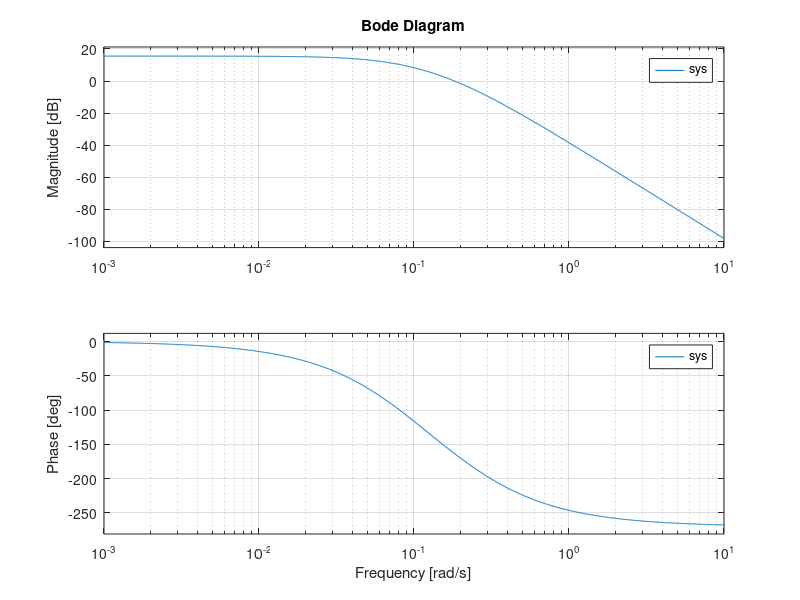
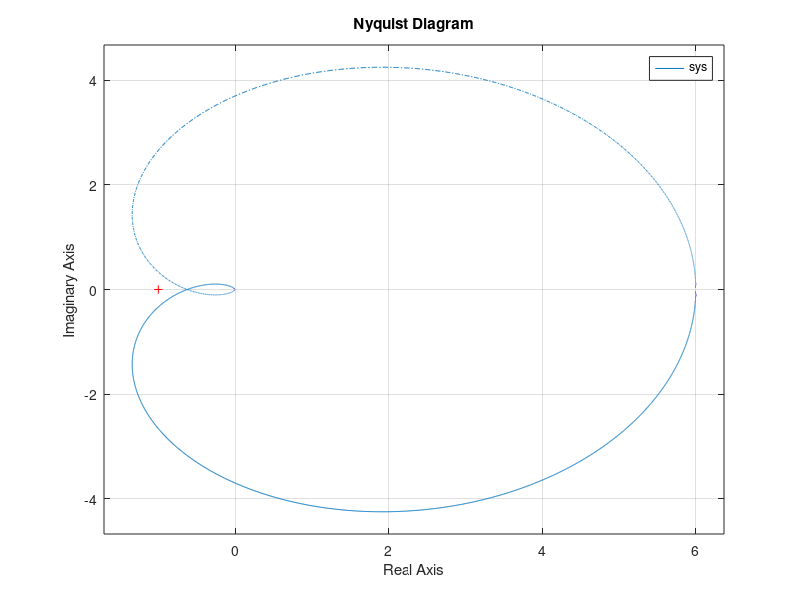

Source code (MATLAB) for these figures, in order: (Note: this script raises an error after producing the figures.)
clc;
clear;
close all;

A2 = 1.47044;
B2 = 4.08042;

H1 = 3 ;
H2 = 10;

R1 = 1.9544;

C1 = 1.8257;
C2 = 0.745356;

%-----------------------------cz.1-----------------------------%

w = logspace(-4, 2, 8000);

% Punkt pracy
h20 = 0.5*H2;
qwe0 = C2*sqrt(h20);
h10 = (qwe0/C1)^2;

% Wzmocnienie i stale czasowe
k = 2*sqrt(h20)/C2;

T1 = (2*pi*R1^2*sqrt(h10))/C1;
T2 = (2*A2*B2*h20^(5/2))/(H2^2*C2);
T3 = 0.5*min(T1,T2);

% Transmitancja obiektu z elementem wykonawczym
s = tf('s');

sys = k/((1+T1*s)*(1+T2*s)*(1+T3*s));

figure;
bode(sys);
grid on;

figure;
nyquist(sys, w);
grid on;


% Kryterium Mmax

kr1 = 0.5;

Ko1 = kr1 * sys; 
G1 = feedback(Ko1, 1);   

[Mmax, wpeak] = getPeakGain(G1);

Mmax
wpeak

figure;
bodemag(G1);
grid on;
title('Charakterystyka amplitudowa - Mmax');

% Zapas modulu
kr2 = 0.8007;

Ko2 = kr2 * sys;
[dK, dFi] = margin(Ko2);

dK
dFi


figure;
margin(Ko2);
grid on;

% Zapas fazy
kr3 = 0.7202;

Ko3 = kr3 * sys;
[dK3, dFi3] = margin(Ko3);

dFi3

figure;
margin(Ko3);
grid on;

G1 = feedback(kr1*sys, 1);
G2 = feedback(kr2*sys, 1);
G3 = feedback(kr3*sys, 1);

figure;
step(G1, G2, G3);
grid on;
legend('Mmax', 'Zapas modulu', 'Zapas fazy');
title('Porownanie odpowiedzi skokowych');

dFi




%cz2




%------------------------------cz.2--------------------------------%
%%%%%%%%%% regulacja P dla kr dla delta_K %%%%%%%%%%%%%%
kr = kr2;
K0 = sys*kr;
KZ = K0/(K0+1);
figure
step(KZ)
stpinf = stepinfo(KZ);
eust = 1 - dcgain(KZ);

%%% wskazniki czasowe %%%
przeregulowanie_procent = stpinf.Overshoot;
czas_narastania = stpinf.RiseTime;
czas_opoznienia = 0; %policzyc trzeba
tr = stepinfo(KZ, 'SettlingTimeThreshold', 0.02).TransientTime;

%%% wskazniki czestotliwosciowe %%%
[zapas_amp, zapas_fazy] = margin(K0);

% figure
% bodemag(KZ);
[Max_rez, czestotliwosc_rez] = getPeakGain(KZ);

%%% wskazniki pierwiastkowe %%%
figure
rlocus(K0);
RR = rlocus(K0, 1);
ni = abs(max(real(RR)));
teta = max(abs(imag(RR./real(RR))));

zapas_amp
zapas_fazy
Max_rez
przeregulowanie_procent
tr
eust
ni
teta

%%%%%%%%%% regulacja P dla kr dla delta_fi %%%%%%%%%%%%%%
kr7 = kr3;
K01 = sys*kr7;
KZ1 = K01/(K01+1);
step(KZ1)
stpinf1 = stepinfo(KZ1);
eust1 = 1 - dcgain(KZ1);

%%% wskazniki czasowe %%%
przeregulowanie_procent1 = stpinf1.Overshoot;
czas_narastania1 = stpinf1.RiseTime;
czas_opoznienia1 = 0; %policzyc trzeba
tr1 = stepinfo(KZ1, 'SettlingTimeThreshold', 0.02).TransientTime;

%%% wskazniki czestotliwosciowe %%%
[zapas_amp1, zapas_fazy1] = margin(K01);
bodemag(KZ1);
[Max_rez1, czestotliwosc_rez1] = getPeakGain(KZ1);

%%% wskazniki pierwiastkowe %%%
rlocus(sys);
RR1 = rlocus(K01, 1);
ni1 = abs(max(real(RR1)));
teta1 = max(abs(imag(RR1./real(RR1))));

zapas_amp1
zapas_fazy1
Max_rez1
przeregulowanie_procent1
tr1
eust1
ni1
teta1
